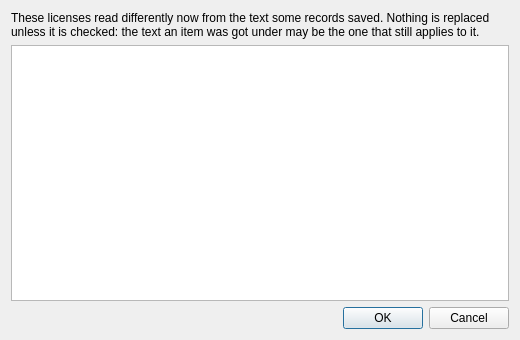
<?xml version="1.0" encoding="UTF-8"?>
<ui version="4.0">
 <class>LicenseRefreshDialog</class>
 <widget class="QDialog" name="LicenseRefreshDialog">
  <property name="geometry">
   <rect>
    <x>0</x>
    <y>0</y>
    <width>520</width>
    <height>340</height>
   </rect>
  </property>
  <property name="windowTitle">
   <string>Refresh License</string>
  </property>
  <layout class="QVBoxLayout" name="main_layout">
   <item>
    <widget class="QLabel" name="message_label">
     <property name="text">
      <string>These licenses read differently now from the text some records saved. Nothing is replaced unless it is checked: the text an item was got under may be the one that still applies to it.</string>
     </property>
     <property name="wordWrap">
      <bool>true</bool>
     </property>
    </widget>
   </item>
   <item>
    <widget class="QListWidget" name="licenses_list">
     <property name="toolTip">
      <string>Check the licenses whose saved text is to be replaced, in every record that holds another.</string>
     </property>
     <property name="wordWrap">
      <bool>true</bool>
     </property>
    </widget>
   </item>
   <item>
    <widget class="QDialogButtonBox" name="button_box">
     <property name="standardButtons">
      <set>QDialogButtonBox::StandardButton::Cancel|QDialogButtonBox::StandardButton::Ok</set>
     </property>
    </widget>
   </item>
  </layout>
 </widget>
 <resources/>
 <connections>
  <connection>
   <sender>button_box</sender>
   <signal>accepted()</signal>
   <receiver>LicenseRefreshDialog</receiver>
   <slot>accept()</slot>
  </connection>
  <connection>
   <sender>button_box</sender>
   <signal>rejected()</signal>
   <receiver>LicenseRefreshDialog</receiver>
   <slot>reject()</slot>
  </connection>
 </connections>
</ui>
